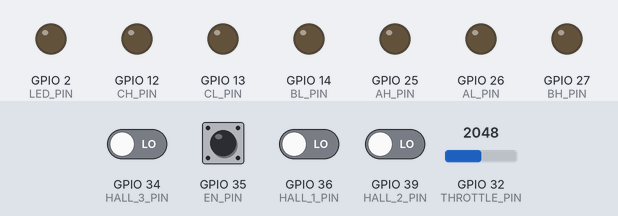
This sketch was run on a simulated ESP32. Parts: output pins drawn as LEDs (lit = HIGH). Dashed ring = blinking. The test bench sets the inputs (shaded band); at power-on: GPIO 34 (HALL_3_PIN), GPIO 35 (EN_PIN), GPIO 36 (HALL_1_PIN), GPIO 39 (HALL_2_PIN) LOW, GPIO 32 (THROTTLE_PIN) = 2048. What the sketch prints to the serial monitor is not drawn.

Above: at 3.2 s.
3.3 s: GPIO 35 (EN_PIN) driven HIGH
At 4.0 s:
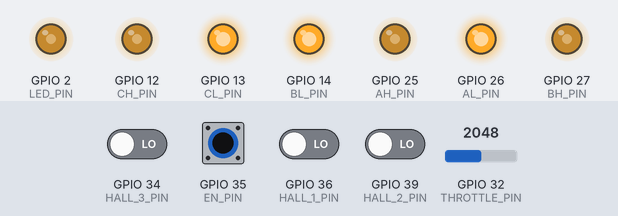
10.8 s: GPIO 35 (EN_PIN) pulsed LOW 2 times (0.12 s each, 0.3 s apart)
At 11.01 s:
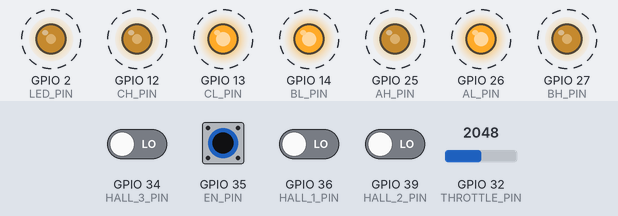
14.4 s: GPIO 35 (EN_PIN) driven LOW
At 14.9 s:
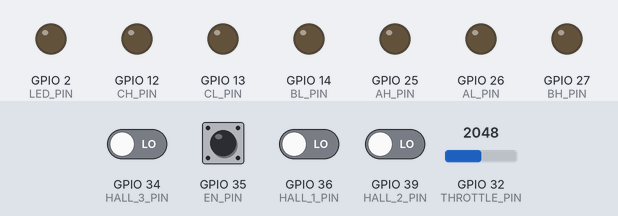
15.9 s: GPIO 34 (HALL_3_PIN) driven HIGH and GPIO 35 (EN_PIN) driven HIGH
At 17.2 s:
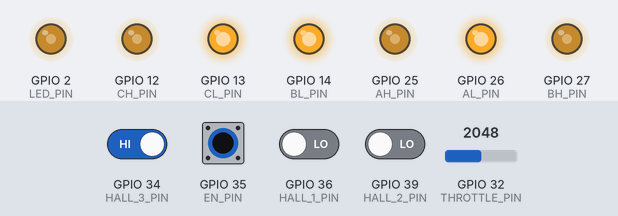
Timing chart, 0 to 18.9 s (numbered marks = the images above; inputs shaded):
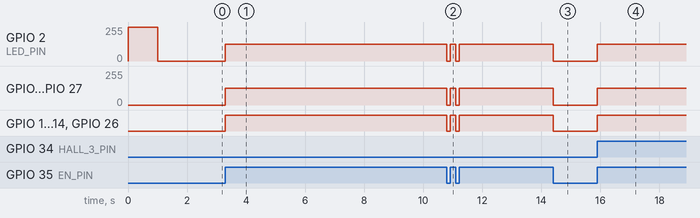

The sketch:

Motor_Controller_Rev02_V1.1.ino
```cpp
#define THROTTLE_PIN 32   // Throttle pin
#define THROTTLE_LOW 900  // These LOW and HIGH values are used to scale the ADC reading. More on this below
#define THROTTLE_HIGH 3095
/*
#define THROTTLE_PIN 34   // Throttle pin
#define THROTTLE_LOW 230  // These LOW and HIGH values are used to scale the ADC reading. More on this below
#define THROTTLE_HIGH 380
*/
#define HALL_1_PIN 36  //white
#define HALL_2_PIN 39  //green
#define HALL_3_PIN 34  //blue
#define EN_PIN 35


#include "lowPass.h"

// LowPass<1> lpTop(0.1, 1e3, true);
LowPass<1> lpTop(5, 1e3, true);

// channel A - U - red
// channel B - W - black
// channel C - V - yellow

#define AH_PIN 25  // Pins from the Teensy to the gate drivers. AH = A high, etc
#define AL_PIN 26
#define BH_PIN 27
#define BL_PIN 14
#define CH_PIN 12
#define CL_PIN 13

#define LED_PIN 2  // Built in LED

#define HALL_OVERSAMPLE 4  // Hall oversampling count. More on this in the getHalls() function

uint8_t hallToMotor[8] = { 255, 255, 255, 255, 255, 255, 255, 255 };

int stepstate = 0;

//////////////////////////////////////////////////////////////////////////////////////////////////////////////////////////////////////////////////////////////////////////

void setup() {  // The setup function is called ONCE on boot-up

  // Setup serial terminal for debugging
  Serial.begin(115200);

  // set led status pin

  /////////////////////////////////////////////////////////////////////////////////////
  // Mosfet driver setup

  // set PWM to drive state pin
  const int freq = 20000;
  // const int freq = 1000;
  const int resolution = 8;

  ledcSetup(2, freq, resolution);
  ledcSetup(3, freq, resolution);
  ledcSetup(4, freq, resolution);

  ledcAttachPin(AH_PIN, 2);
  ledcAttachPin(BH_PIN, 3);
  ledcAttachPin(CH_PIN, 4);


  // pinMode(LED_PIN, OUTPUT);
  ledcSetup(5, freq, resolution);
  ledcAttachPin(LED_PIN, 5);


  ///////////////////////////////////////////////////

  // enable pins for mosfet driver
  pinMode(AL_PIN, OUTPUT);
  pinMode(BL_PIN, OUTPUT);
  pinMode(CL_PIN, OUTPUT);

  /////////////////////////////////////////////////////////////////////////////////////
  // Read analog input from hall effect sensors and throttle
  // analogReadResolution(10);
  pinMode(HALL_1_PIN, INPUT);  // Set the hall pins as input
  pinMode(HALL_2_PIN, INPUT);
  pinMode(HALL_3_PIN, INPUT);

  pinMode(THROTTLE_PIN, INPUT);
  pinMode(EN_PIN, INPUT);

  writePWM(7, 0);
  ledcWrite(5, 255);  //pwm on enable pin
  delay(1000);
  ledcWrite(5, 0);  //pwm on enable pin
  delay(1000);
  ledcWrite(5, 255);  //pwm on enable pin

  // identifyHalls();                  // Uncomment this if you want the controller to auto-identify the hall states at startup!
}

//////////////////////////////////////////////////////////////////////////////////////////////////////////////////////////////////////////////////////////////////////////

void loop() {
  // The loop function is called repeatedly, once setup() is done
  int hallState1 = digitalRead(HALL_1_PIN);
  int hallState2 = digitalRead(HALL_2_PIN);
  int hallState3 = digitalRead(HALL_3_PIN);

  int enable = digitalRead(EN_PIN);
  int throt_pwm = readThrottle();

  // uint8_t throttle = readThrottle();  // readThrottle() is slow. So do the more important things 200 times more often
  // for(uint8_t i = 0; i < 200; i++)
  // {
  //   uint8_t hall = getHalls();              // Read from the hall sensors
  //   uint8_t motorState = hallToMotor[hall]; // Convert from hall values (from 1 to 6) to motor state values (from 0 to 5) in the correct order. This line is magic
  //   writePWM(motorState, throttle);         // Actually command the transistors to switch into specified sequence and PWM value
  // }

  /////////////////////////////////////////////////////////////////////////////////////
  // step sequencer using hall effect inputs
  if (hallState1 == 1 && hallState2 == 1 && hallState3 == 0) stepstate = 3;
  else if (hallState1 == 1 && hallState2 == 0 && hallState3 == 0) stepstate = 2;
  else if (hallState1 == 1 && hallState2 == 0 && hallState3 == 1) stepstate = 1;
  else if (hallState1 == 0 && hallState2 == 0 && hallState3 == 1) stepstate = 0;
  else if (hallState1 == 0 && hallState2 == 1 && hallState3 == 1) stepstate = 5;
  else if (hallState1 == 0 && hallState2 == 1 && hallState3 == 0) stepstate = 4;
  else stepstate = 7;

  if (enable) {

    // write the output to the writePWM function, which changes mosfet driver outputs accordingly
    stepstate = 1;
    throt_pwm = 127;
    // writePWM(stepstate, throt_pwm);
    writePhases(throt_pwm, throt_pwm, throt_pwm, 0, 0, 0);  // HIGH all


    /////////////////////////////////////////////////////////////////////////////////////

    // for (int i = 0; i < 6; i++) {
    // writePWM(i, throt_pwm);
    // writePWM(i, 200);
    // writePWM(4, throt_pwm);
    // int dutyCycle = throt_pwm;
    // writePhases(dutyCycle, 0, 0, 0, 0, 0);

    // writePWM(0, 200);
    // Serial.print(i);
    // delay(throt_pwm);
    // delay(2);

    // writePhases(50, 125, 125, 0, 0, 0);

    Serial.print(readThrottle());
    Serial.print("  ");
    Serial.print(analogRead(THROTTLE_PIN));
    // Serial.print(throt_pwm);
    Serial.print("  ");
    // // Serial.print(getHalls());
    Serial.print(stepstate);

    Serial.print("  ");
    Serial.print("  ");
    Serial.print(enable);
    Serial.print("  ");
    Serial.print(hallState1);
    Serial.print("  ");
    Serial.print(hallState2);
    Serial.print("  ");
    Serial.print(hallState3);
    Serial.print("  ");
    Serial.println();
    // }

  }

  else {
    writePWM(7, 0);
    // Serial.println("disable");
  }
}

//////////////////////////////////////////////////////////////////////////////////////////////////////////////////////////////////////////////////////////////////////////

/* Magic function to do hall auto-identification. Moves the motor to all 6 states, then reads the hall values from each one
 *
 * Note, that in order to get a clean hall reading, we actually need to commutate to half-states. So instead of going to state 3, for example
 * we commutate to state 3.5, by rapidly switching between states 3 and 4. After waiting for a while (half a second), we read the hall value.
 * Finally, print it
 */

void identifyHalls() {
  for (uint8_t i = 0; i < 6; i++) {
    uint8_t nextState = (i + 1) % 6;  // Calculate what the next state should be. This is for switching into half-states
    // Serial.print("Going to ");
    // Serial.println(i);
    for (uint16_t j = 0; j < 200; j++)  // For a while, repeatedly switch between states
    {
      delay(1);
      writePWM(i, 20);
      delay(1);
      writePWM(nextState, 20);
    }
    hallToMotor[getHalls()] = (i + 2) % 6;  // Store the hall state - motor state correlation. Notice that +2 indicates 90 degrees ahead, as we're at half states
  }

  writePWM(0, 0);  // Turn phases off

  for (uint8_t i = 0; i < 8; i++)  // Print out the array
  {
    // Serial.print(hallToMotor[i]);
    // Serial.print(", ");
  }
  Serial.println();
}

//////////////////////////////////////////////////////////////////////////////////////////////////////////////////////////////////////////////////////////////////////////
/* This function takes a motorState (from 0 to 5) as an input, and decides which transistors to turn on
 * dutyCycle is from 0-255, and sets the PWM value.
 *
 * Note if dutyCycle is zero, or if there's an invalid motorState, then it turns all transistors off
 */

void writePWM(uint8_t motorState, uint8_t dutyCycle) {
  if (dutyCycle == 0)  // If zero throttle, turn all off
    motorState = 255;

  if (motorState == 0)
    writePhases(0, dutyCycle, 0, 1, 0, 0);  // LOW A, HIGH B
  else if (motorState == 1)
    writePhases(0, 0, dutyCycle, 1, 0, 0);  // LOW A, HIGH C
  else if (motorState == 2)
    writePhases(0, 0, dutyCycle, 0, 1, 0);  // LOW B, HIGH C
  else if (motorState == 3)
    writePhases(dutyCycle, 0, 0, 0, 1, 0);  // LOW B, HIGH A
  else if (motorState == 4)
    writePhases(dutyCycle, 0, 0, 0, 0, 1);  // LOW C, HIGH A
  else if (motorState == 5)
    writePhases(0, dutyCycle, 0, 0, 0, 1);  // LOW C, HIGH B
  else
    writePhases(0, 0, 0, 0, 0, 0);  // All off
}


//////////////////////////////////////////////////////////////////////////////////////////////////////////////////////////////////////////////////////////////////////////
/* Helper function to actually write values to transistors. For the low sides, takes a 0 or 1 for on/off
 * For high sides, takes 0-255 for PWM value
 */

void writePhases(uint8_t ah, uint8_t bh, uint8_t ch, uint8_t al, uint8_t bl, uint8_t cl) {
  if (ah > 0 && al == 0) {
    ledcWrite(2, ah);         //pwm on enable pin
    digitalWrite(AL_PIN, 1);  // set high state

    ledcWrite(5, ah);  //pwm led with enable pin
  } else if (ah == 0 && al > 0) {
    ledcWrite(2, 0);          //turn pwm off
    digitalWrite(AL_PIN, 1);  // turn on mosfet driver

    ledcWrite(5, 0);  //pwm led with enable pin
  } else {
    digitalWrite(AL_PIN, 0);  // set low state
    ledcWrite(2, 0);          //disable pwm on enable pin

    ledcWrite(5, 0);  //pwm led with enable pin
  }

  /////////////////////////////////////////////////////////////////////////////////////

  if (bh > 0 && bl == 0) {
    ledcWrite(3, bh);         //turn pwm off
    digitalWrite(BL_PIN, 1);  // turn on mosfet driver

  } else if (bh == 0 && bl > 0) {
    ledcWrite(3, 0);          //turn pwm off
    digitalWrite(BL_PIN, 1);  // turn on mosfet driver
  } else {
    digitalWrite(BL_PIN, 0);
    ledcWrite(3, 0);
  }

  /////////////////////////////////////////////////////////////////////////////////////

  if (ch > 0 && cl == 0) {
    ledcWrite(4, ch);         //turn pwm off
    digitalWrite(CL_PIN, 1);  // turn on mosfet driver
  } else if (ch == 0 && cl > 0) {
    ledcWrite(4, 0);          //turn pwm off
    digitalWrite(CL_PIN, 1);  // turn on mosfet driver
  } else {
    digitalWrite(CL_PIN, 0);
    ledcWrite(4, 0);
  }
}


//////////////////////////////////////////////////////////////////////////////////////////////////////////////////////////////////////////////////////////////////////////


/* Read hall sensors WITH oversamping. This is required, as the hall sensor readings are often noisy.
 * This function reads the sensors multiple times (defined by HALL_OVERSAMPLE) and only sets the output
 * to a 1 if a majority of the readings are 1. This really helps reject noise. If the motor starts "cogging" or "skipping"
 * at low speed and high torque, try increasing the HALL_OVERSAMPLE value
 *
 * Outputs a number, with the last 3 binary digits corresponding to hall readings. Thus 0 to 7, or 1 to 6 in normal operation
 */

uint8_t getHalls() {
  uint8_t hallCounts[] = { 0, 0, 0 };
  for (uint8_t i = 0; i < HALL_OVERSAMPLE; i++)  // Read all the hall pins repeatedly, tally results
  {
    hallCounts[0] += digitalRead(HALL_1_PIN);
    hallCounts[1] += digitalRead(HALL_2_PIN);
    hallCounts[2] += digitalRead(HALL_3_PIN);
  }

  uint8_t hall = 0;

  if (hallCounts[0] >= HALL_OVERSAMPLE / 2)  // If votes >= threshold, call that a 1
    hall |= (1 << 0);                        // Store a 1 in the 0th bit
  if (hallCounts[1] >= HALL_OVERSAMPLE / 2)
    hall |= (1 << 1);  // Store a 1 in the 1st bit
  if (hallCounts[2] >= HALL_OVERSAMPLE / 2)
    hall |= (1 << 2);  // Store a 1 in the 2nd bit

  return hall & 0x7;  // Just to make sure we didn't do anything stupid, set the maximum output value to 7
}


/* Read the throttle value from the ADC. Because our ADC can read from 0v-3.3v, but the throttle doesn't output over this whole range,
 * scale the throttle reading to take up the full range of 0-255
 */

uint8_t readThrottle() {
  int32_t adc = analogRead(THROTTLE_PIN);  // Note, analogRead can be slow!

  adc = lpTop.filt(adc);  // low pass filter on throttle input

  // Scale the output between 0 and 120, out of 0-255 (to limit the max speed of the car)
  if (adc < THROTTLE_LOW) {
    adc = 0;
  } else {
    adc = map(adc, THROTTLE_LOW, THROTTLE_HIGH, 0, 200);
  }
  return adc;
}
```

lowPass.h
```cpp
template<int order>  // order is 1 or 2
class LowPass {
private:
  float a[order];
  float b[order + 1];
  float omega0;
  float dt;
  bool adapt;
  float tn1 = 0;
  float x[order + 1];  // Raw values
  float y[order + 1];  // Filtered values

public:
  LowPass(float f0, float fs, bool adaptive) {
    // f0: cutoff frequency (Hz)
    // fs: sample frequency (Hz)
    // adaptive: boolean flag, if set to 1, the code will automatically set
    // the sample frequency based on the time history.

    omega0 = 6.28318530718 * f0;
    dt = 1.0 / fs;
    adapt = adaptive;
    tn1 = -dt;
    for (int k = 0; k < order + 1; k++) {
      x[k] = 0;
      y[k] = 0;
    }
    setCoef();
  }

  void setCoef() {
    if (adapt) {
      float t = micros() / 1.0e6;
      dt = t - tn1;
      tn1 = t;
    }

    float alpha = omega0 * dt;
    if (order == 1) {
      a[0] = -(alpha - 2.0) / (alpha + 2.0);
      b[0] = alpha / (alpha + 2.0);
      b[1] = alpha / (alpha + 2.0);
    }
    if (order == 2) {
      float alphaSq = alpha * alpha;
      float beta[] = { 1, sqrt(2), 1 };
      float D = alphaSq * beta[0] + 2 * alpha * beta[1] + 4 * beta[2];
      b[0] = alphaSq / D;
      b[1] = 2 * b[0];
      b[2] = b[0];
      a[0] = -(2 * alphaSq * beta[0] - 8 * beta[2]) / D;
      a[1] = -(beta[0] * alphaSq - 2 * beta[1] * alpha + 4 * beta[2]) / D;
    }
  }

  float filt(float xn) {
    // Provide me with the current raw value: x
    // I will give you the current filtered value: y
    if (adapt) {
      setCoef();  // Update coefficients if necessary
    }
    y[0] = 0;
    x[0] = xn;
    // Compute the filtered values
    for (int k = 0; k < order; k++) {
      y[0] += a[k] * y[k + 1] + b[k] * x[k];
    }
    y[0] += b[order] * x[order];

    // Save the historical values
    for (int k = order; k > 0; k--) {
      y[k] = y[k - 1];
      x[k] = x[k - 1];
    }

    // Return the filtered value
    return y[0];
  }
};

// // Filter instance
// LowPass<1> lpTop(0.1, 1e3, true);
// LowPass<1> lpBottom(0.1, 1e3, true);

// LowPass<1> lpEncTop(3, 1e3, true);
// LowPass<1> lpEncBottom(3, 1e3, true);

// void setup() {
//   Serial.begin(115200);
// }

// void loop() {
//   // Read pin A0 and compute current in mA
//   // -- replace these two lines with your own sensor --
//   int analogValue = analogRead(49);

//   float xn = (analogValue*5.0/1023.0 - 2.503)/0.185*1000;

//   // Compute the filtered signal
//   float yn = lp.filt(xn);

//   // Output
//   Serial.print(xn);
//   Serial.print(" ");
//   Serial.print(yn);
//   Serial.println();
//   delayMicroseconds(200);
// }
```

Measured:
- after the input at 3.3 s, GPIO 2 (LED_PIN), GPIO 12 (CH_PIN), GPIO 25 (AH_PIN), GPIO 27 (BH_PIN): 0/255 → 127/255 at once; GPIO 13 (CL_PIN), GPIO 14 (BL_PIN), GPIO 26 (AL_PIN): LOW → HIGH at once
- after the input at 10.8 s, GPIO 2 (LED_PIN), GPIO 12 (CH_PIN): alternates 127/255 for 0.18 s and 0/255 for 0.12 s, 4 changes in all, then stays 127/255, starting at once
- after the input at 14.4 s, GPIO 2 (LED_PIN), GPIO 12 (CH_PIN), GPIO 25 (AH_PIN), GPIO 27 (BH_PIN): 127/255 → 0/255 at once; GPIO 13 (CL_PIN), GPIO 14 (BL_PIN), GPIO 26 (AL_PIN): HIGH → LOW at once
- after the input at 15.9 s, GPIO 2 (LED_PIN), GPIO 12 (CH_PIN), GPIO 25 (AH_PIN), GPIO 27 (BH_PIN): 0/255 → 127/255 at once; GPIO 13 (CL_PIN), GPIO 14 (BL_PIN), GPIO 26 (AL_PIN): LOW → HIGH at once
